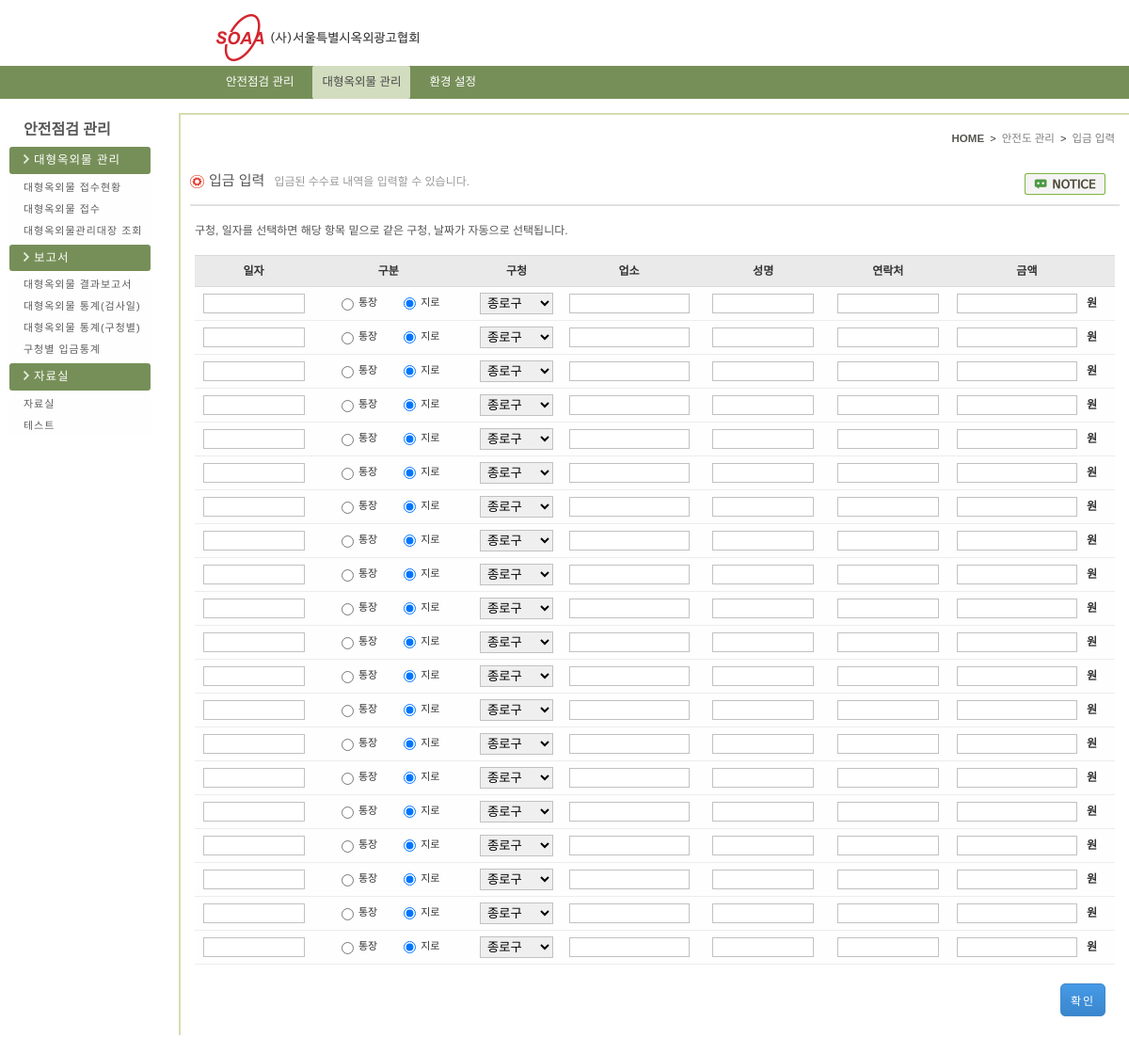
/bigad_Mng/charge/giro_reg.php (signed in), run on the app's committed database.
### tables this page shows
CREATE TABLE `menu` (
  `idx` varchar(1) NOT NULL default '',
  `idx_sub` varchar(4) NOT NULL default '',
  `menu_nm` varchar(20) default NULL,
  `url` varchar(100) default NULL,
  `use_gubun` char(1) default NULL,
  `insert_date` datetime default NULL,
  `update_date` datetime default NULL,
  `insert_id` varchar(10) default NULL,
  PRIMARY KEY  (`idx`,`idx_sub`)
);

### config/function.php (called while the page is built, shortened)
<?
function fn_select($condition, $tbl, $where){
	$sql =  "SELECT " . $condition;
	$sql .= " FROM " . $tbl;
	if($where){
		$sql .= " WHERE " . $where;
	}
	$result = mysql_query($sql);
	return $result;
}
?>

### bigad_Mng/charge/giro_reg.php (the view, shortened to what this page needs)
<?  include $_SERVER["DOCUMENT_ROOT"] . "/bigad_Mng/left_menu.php"; ?>
<link rel="stylesheet" type="text/css" href="/css/admin/giro_reg.css">
<section class="contents">
            	<div class="contents_con">
                    <div class="top_unit">
                        <div class="inner_jump"><a href="#"><span class="first">HOME</span></a>&nbsp;&nbsp;&gt;&nbsp;&nbsp;<a href="#">안전도&nbsp;관리</a>&nbsp;&nbsp;&gt;&nbsp;&nbsp;<a href="#">입금&nbsp;입력</a></div>
                        <p class="contop_title"><img src="/img/set_icon.png" alt="icon">입금&nbsp;입력<span class="contop_tip">입금된&nbsp;수수료&nbsp;내역을&nbsp;입력할&nbsp;수&nbsp;있습니다&#46;</span><span class="info_notice"><a href="#"><img src="/img/notice.png" alt="알림"></a></span></p>
                    </div>
                    <div class="line"></div>
                    <div class="contain">
                        <p class="contain_tip">구청&#44;&nbsp;일자를&nbsp;선택하면&nbsp;해당&nbsp;항목&nbsp;밑으로&nbsp;같은&nbsp;구청&#44;&nbsp;날짜가&nbsp;자동으로&nbsp;선택됩니다&#46;</p>
                        <div class="con_table">
							<form name="form" method="post">
                            <table>
                                <colgroup>
                                    <col width="140px">
                                    <col width="264px">
                                    <col width="140px">
                                    <col width="*">
                                    <col width="200px">
                                    <col width="*">
                                    <col width="230px">
                                </colgroup>
                                <tr>
                                    <th>일자</th>
                                    <th>구분</th>
                                    <th>구청</th>
                                    <th>업소</th>
                                    <th>성명</th>
                                    <th>연락처</th>
                                    <th>금액</th>
                                </tr>
								<? for($i=1; $i<=20; $i++){	?>
								<tr>
                                    <td class="date">
										<input type="text" class="w100" id="input_date<?=$i;?>" name="input_money_date[]" onclick="date_loop('<?=$i;?>')">
									</td>
                                    <td class="radio_choose">
                                        <input type="radio" name="<?=$i?>_input_pay_type[]" class="gubun_rd" value="BB" >통장
										<input type="radio" name="<?=$i?>_input_pay_type[]" class="gubun_rd01" value="EB"  checked>지로
                                    </td>
                                    <td class="con_table_guchung">
                                        <select name="gu_office[]" onchange="selectbox_allChange(this.value, '<?=$i?>');">
											<?
												$result = fn_select("en_nm, ko_nm", "common_selectbox", "code='10' order by order_idx");
												while($rs = mysql_fetch_array($result)){
											?>
                                            <option value="<?=$rs["en_nm"]?>" <? if($gu_office == $rs["en_nm"]) { echo "selected=selected";}?>><?=$rs["ko_nm"]?></option>
											<? } ?>
                                        </select>
                                    </td>
                                    <td class="corp_name"><input type="text" class="w120" name="c_corp_nm[]"></td>
                                    <td class="name"><input type="text" class="w100" name="c_ceo_nm[]"></td>
                                    <td class="phone"><input type="text" class="w100" name="c_tel[]"></td>
                                    <td class="cash"><input type="text" class="w130" name="check_pay[]" value="" onkeyup="commaNumArray('<?=$i?>',this.value);" maxlength="10">원</td>
                                </tr>
								<? } ?>
                            </table>
                            <p class="con_table_btn">
								<input type="button" value="확인" id="submit_btn" onclick="giro_reg_proc('giro_reg_proc');">
							</p>
							</form>
                        </div>
                    </div>
                </div>
            </section>
        </section>
	</div>
</body>
</html>

### bigad_Mng/left_menu.php (shortened to what this page needs)
<?  include_once $_SERVER["DOCUMENT_ROOT"] . "/config/function.php"; ?>
<?
	include $_SERVER["DOCUMENT_ROOT"] . "/head.php";
	$this_page = array_pop(explode("/", $_SERVER["REQUEST_URI"]));
	$this_page = explode(".", $this_page);
?>
        <section id="section">
        	<section class="lnb">
            	<h4 class="lnb_title">안전점검&nbsp;관리</h4>
            	<ul>
					<?
						$result = fn_select("idx_sub, menu_nm, url", "menu", "length(idx_sub) < 3 and idx_sub between '50' and '70'");
						$i=5;
						while($rs = mysql_fetch_array($result)){
					?>
						<li class="bg_catch"><img src="/img/arrow_right.png" alt="arrow_right"><?=$rs["menu_nm"]?></li>
						<?
							$result_sub = fn_select("idx_sub, menu_nm, url", "menu", "length(idx_sub) > 3 and idx_sub like '" .$i ."0%'");
							while($rs_sub = mysql_fetch_array($result_sub)){
								$click_page = array_pop(explode("/", $rs_sub["url"]));
								$click_page = explode(".", $click_page);
								if($click_page[0] == $this_page[0]){
						?>
		                    <li class="click"><a href="<?=$rs_sub["url"]?>"><?=$rs_sub["menu_nm"]?></a></li>
						<?		}else{	?>
		                    <li><a href="<?=$rs_sub["url"]?>"><?=$rs_sub["menu_nm"]?></a></li>
						<?
								}
							}
							$i++;
						?>
					<? } ?>
                </ul>
            </section>

### css/admin/common.css (style rules this page uses)
body { margin:0;padding:0;font-family:'nanumbarun_gothic',sans-serif, Arial;font-size:11px;color:#333 }
adress, article, aside,figure,footer, header, hgroup, menu, nav, section { display:block }
a { text-decoration:none;color:#333 }
ul, li { list-style:none }
html { overflow-x:auto;overflow-y:scroll;min-height:1000px; }
img { border:0;outline:none }
#section { overflow:hidden;margin:20px auto; }
.lnb { width:150px;overflow:hidden;float:left;margin-left:10px }
.lnb_title { margin:10px 0 10px 15px;font-family:'nanumbarun_gothic',sans-serif;color:#585858;font-size:16px }
.lnb ul { width:10% }
.lnb ul li a { width:135px;display:inline-block;padding:6px 0 6px 15px;font-family:'nanumbarun_gothic',sans-serif;letter-spacing:1px;background:#fefefe;color:#5d5d5d }
.bg_catch { width:135px;background:#768f58;color:#fefefe;margin:3px 0;padding:8px 0 8px 15px;font-family:'nanumbarun_gothic',sans-serif;font-size:12.5px;letter-spacing:1px;border:none;border-radius:3px;-moz-border-radius:3px;-webkit-border-radius:3px;-o-border-radius:3px }
.bg_catch img { margin-right:5px }
.contents { overflow:hidden;padding-left:30px; }
.contents_con { overflow:hidden;padding:10px;border-top:2px solid #d4deb0;border-left:2px solid #d4deb0 }
.top_unit { overflow:hidden }
.inner_jump { display:inline-block;float:right;margin:10px 5px 10px 0 }
.first { font-weight:bold;color:#555650 }
.inner_jump a { font-size:11.5px;color:#7d7d7d }
.contop_title { overflow:hidden;font-family:'nanumgothic_Bold',sans-serif;font-size:15px;color:#565656;margin-top:20px }
.contop_title img { vertical-align:middle;margin-right:5px }
.contop_tip { margin-left:10px;font-size:12px;color:#999 }
.line { border-top:2px solid #e2e1e1;margin-top:10px }
.contain { width:99%;overflow:hidden;margin:10px auto }
.info_notice { float:right;margin-right:10px }
.info_notice img { vertical-align:middle }

### css/admin/giro_reg.css (style rules this page uses)
input[type="text"], select { border:1px solid #c1c1c1;vertical-align:middle }
select { padding:2px 3px }
.contain_tip { width:100%;height:auto;font-size:12px;color:#555;margin:10px 0 }
.con_table { width:100%;overflow:hidden;margin-top:20px }
table { width:100%;border-collapse:collapse }
.con_table th { background:#eaeaea;border-top:1px solid #d9d9d9;border-bottom:1px solid #d9d9d9;padding:10px 0;font-size:12px }
.con_table td { background:#fefefe;border-top:1px solid #ededed;border-bottom:1px solid #ededed;padding:6px 0;text-align:center }
.cash { font-size:12px;font-weight:bold }
.con_table_btn { float:right;margin:20px 10px 0 0; }
#submit_btn { background:#3986cd;background:-webkit-gradient(linear, left top, left bottom, from(#469ae6), to(#3986cd));background:-moz-linear-gradient(top, #469ae6, #3986cd); filter:progid:DXImageTransform.Microsoft.gradient(startColorstr='#469ae6', endColorstr='#3986cd');color:#fff;border:solid 1px #4289c9;border-radius:5px;-moz-border-radius:5px;-webkit-border-radius:5px;-o-border-radius:5px;padding:8px 10px;cursor:pointer;font-family:'nanumgothic_Bold',sans-serif;letter-spacing:2px;font-size:12px }
.gubun_rd { margin-right:5px;vertical-align:middle }
.gubun_rd01 { margin:0 5px 0 25px;vertical-align:middle }
.w100 { width:100px;padding:2px 3px }
.w120 { width:120px;padding:2px 3px }
.w130 { width:120px;padding:2px 3px;margin-right:10px }

### data on the page
menu: menu_nm "대형옥외물 관리"
menu: menu_nm "대형옥외물 접수현황"
menu: menu_nm "대형옥외물 접수"
menu: menu_nm "대형옥외물관리대장 조회"
menu: menu_nm "보고서"
menu: menu_nm "대형옥외물 결과보고서"
menu: menu_nm "대형옥외물 통계(검사일)"
menu: menu_nm "대형옥외물 통계(구청별)"
menu: menu_nm "구청별 입금통계"
menu: menu_nm "자료실"
menu: menu_nm "자료실"
menu: menu_nm "테스트"

### other printed values
form field value "종로구"
